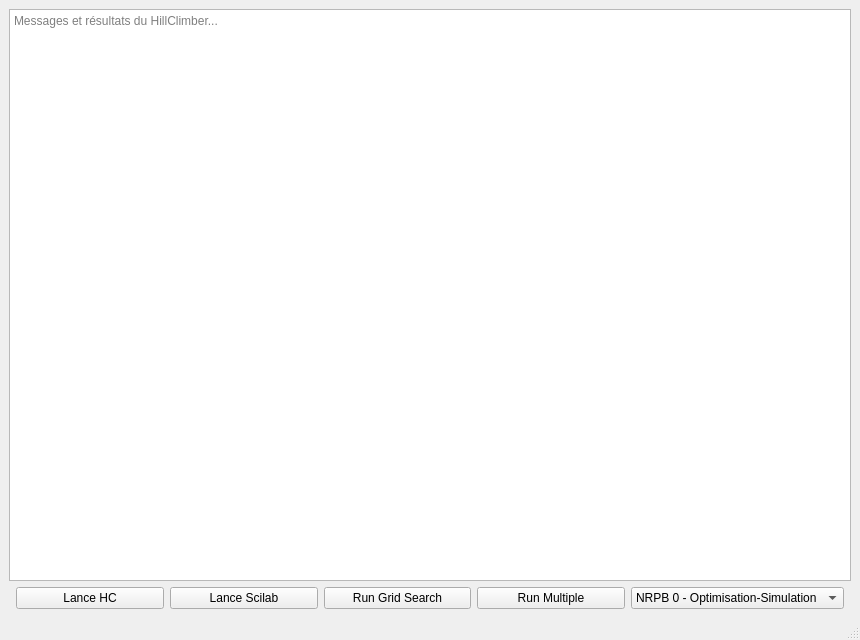
<?xml version="1.0" encoding="UTF-8"?>
<ui version="4.0">
 <class>MainWindow</class>
 <widget class="QMainWindow" name="MainWindow">
  <property name="geometry">
   <rect>
    <x>0</x>
    <y>0</y>
    <width>860</width>
    <height>640</height>
   </rect>
  </property>
  <property name="windowTitle">
   <string>Hill Climber Interface</string>
  </property>
  <widget class="QWidget" name="centralwidget">
   <layout class="QVBoxLayout" name="verticalLayout_3">
    <item>
     <layout class="QVBoxLayout" name="verticalLayout">
      <item>
       <widget class="QPlainTextEdit" name="plainTextEdit">
        <property name="readOnly">
         <bool>true</bool>
        </property>
        <property name="placeholderText">
         <string>Messages et résultats du HillClimber...</string>
        </property>
       </widget>
      </item>
      <item>
       <layout class="QHBoxLayout" name="ButtonsLayout">
        <item>
         <spacer name="horizontalSpacer">
          <property name="orientation">
           <enum>Qt::Horizontal</enum>
          </property>
         </spacer>
        </item>
        <item>
         <widget class="QPushButton" name="pushButton_lanceHC">
          <property name="text">
           <string>Lance HC</string>
          </property>
          <property name="toolTip">
           <string>Lance le Hill Climber pour le problème sélectionné</string>
          </property>
         </widget>
        </item>
        <item>
         <widget class="QPushButton" name="pushButton_lanceScilab">
          <property name="text">
           <string>Lance Scilab</string>
          </property>
          <property name="toolTip">
           <string>Lance le modèle Scilab pour validation</string>
          </property>
         </widget>
        </item>
        <item>
         <widget class="QPushButton" name="pushButton_runGridSearch">
          <property name="text">
           <string>Run Grid Search</string>
          </property>
          <property name="toolTip">
           <string>Effectue une recherche de grille pour optimiser les hyperparamètres du Hill Climber</string>
          </property>
         </widget>
        </item>
        <item>
         <widget class="QPushButton" name="pushButton_runMultiple">
          <property name="text">
           <string>Run Multiple</string>
          </property>
          <property name="toolTip">
           <string>Lance plusieurs exécutions du Hill Climber pour le problème sélectionné</string>
          </property>
         </widget>
        </item>
        <item>
         <widget class="QComboBox" name="comboBox_NRPB">
          <property name="toolTip">
           <string>Sélectionnez le problème à résoudre</string>
          </property>
          <item>
           <property name="text">
            <string>NRPB 0 - Optimisation-Simulation</string>
           </property>
          </item>
          <item>
           <property name="text">
            <string>NRPB 1 - Fonction Sinus</string>
           </property>
          </item>
          <item>
           <property name="text">
            <string>NRPB 2 - Fonction avec Plateaux</string>
           </property>
          </item>
         </widget>
        </item>
        <item>
         <spacer name="horizontalSpacer_2">
          <property name="orientation">
           <enum>Qt::Horizontal</enum>
          </property>
         </spacer>
        </item>
       </layout>
      </item>
     </layout>
    </item>
   </layout>
  </widget>
  <widget class="QMenuBar" name="menubar"/>
  <widget class="QStatusBar" name="statusbar"/>
 </widget>
</ui>
